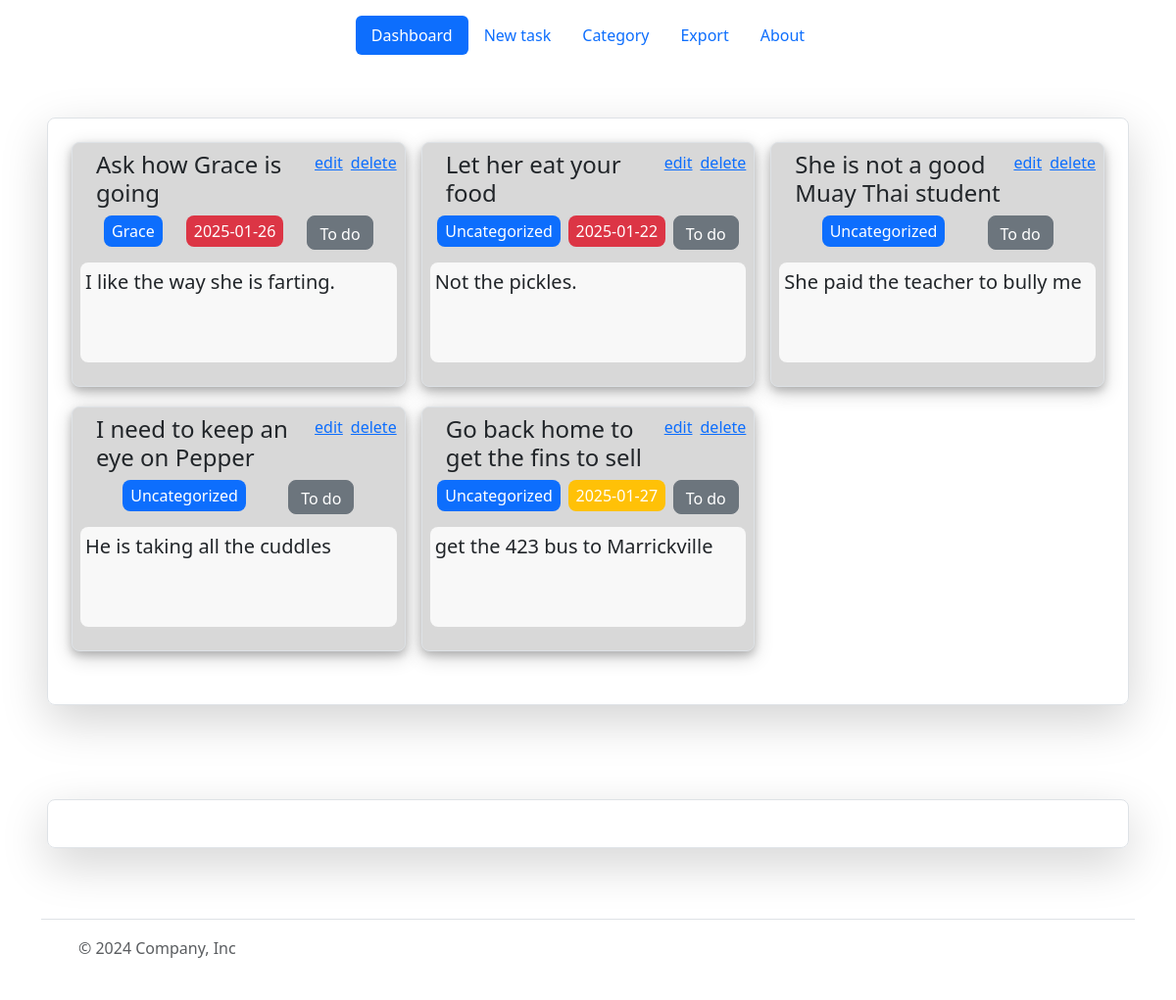
The page / on the database its author committed.
### main.py (models this page shows)
class Task(db.Model):
    __tablename__ = "task"  # Table name
    id: Mapped[int] = mapped_column(Integer, primary_key=True)
    title: Mapped[str] = mapped_column(String)
    category_id: Mapped[int] = mapped_column(Integer, db.ForeignKey("category.id"), nullable=True)
    date: Mapped[date] = mapped_column(Date, nullable=True)
    description: Mapped[str] = mapped_column(String, nullable=True)
    done: Mapped[bool] = mapped_column(Boolean, default=False)
    category: Mapped["Category"] = relationship("Category", back_populates="tasks")

class Category(db.Model):
    __tablename__ = "category"  # Table name
    id: Mapped[int] = mapped_column(Integer, primary_key=True)
    name: Mapped[str] = mapped_column(String, unique=True, nullable=False)
    tasks: Mapped[list["Task"]] = relationship("Task", back_populates="category")

### main.py (the view)
@app.route("/")
def home():
    result = db.session.execute(db.select(Task).order_by(Task.id))
    all_task = result.scalars().all()
    done_board = [[], [], []]  # col
    todo_board = [[], [], []]
    todo_row = 0
    todo_col = 0
    done_row = 0
    done_col = 0
    for task in all_task:
        if not task.done:
            todo_board[todo_col].append(task)
            todo_col += 1
            if todo_col == 3:
                todo_col = 0
                todo_row += 1
        else:
            done_board[done_col].append(task)
            done_col += 1
            if done_col == 3:
                done_col = 0
                done_row += 1
    today = datetime.date(datetime.today())
    print(today)
    return render_template("blackboard.html", todo_tasks=todo_board, done_tasks=done_board, today=today)

### templates/blackboard.html (shortened to what this page needs)
<!DOCTYPE html>
<html lang="en">
{% include "header.html" %}
{% macro display(col, board) %}
    {% for task in board[col] %}
        <div class="task d-flex flex-column border rounded-3 p-2">
            <div class="d-flex">
                <h4 class="ps-3 flex-grow-1">{{task.title}}</h4>
                <a class="mx-2" href="{{url_for('edit', task_id=task.id)}}">edit</a>
                <a class="" href="{{url_for('delete', task_id=task.id)}}">delete</a>
            </div>
            <div class="d-flex flex-row justify-content-evenly">
                <p class="info py-1 px-2 rounded-3 bg-primary">
                    {{ task.category.name if task.category else "Uncategorized" }}
                </p>
                {% if task.date != None %}
                    {% if task.date < today %}
                        <p class="info py-1 px-2 rounded-3 bg-danger">
                            {{task.date}}
                     {% elif task.date == today %}
                        <p class="info py-1 px-2 rounded-3 bg-warning">
                        {{task.date}}
                    {% else %}
                        <p class="info py-1 px-2 rounded-3 bg-secondary">
                            {{task.date}}
                    {% endif %}
                </p>
                {% endif %}
                {% if task.done == False %}
                    <form action="{{url_for('done', task_id=task.id)}}" method="GET">
                        <button type="submit" class="btn btn-secondary rounded-3" style="height:35px;">To do</button>
                    </form>
                {% else %}
                    <form action="{{url_for('done', task_id=task.id)}}" method="GET">
                        <button type="submit" class="btn btn-success rounded-3" style="height:35px;">Done</button>
                    </form>
                {% endif %}
            </div>
            <p class="description rounded-3 flex-grow-1 flex-shrink-1 lead">{{task.description}}</p>
        </div>
    {% endfor %}
{% endmacro %}
<body class="flex-column">
            <div class="whiteboard d-flex flex-row justify-content-evenly bd-highlight p-3 m-5 rounded-3 border shadow-lg">
                <div class="col d-flex flex-column m-2" >
                        {{ display(0, todo_tasks) }}
                    </div>
                    <div class="col d-flex flex-column m-2">
                        {{ display(1, todo_tasks) }}
                    </div>
                    <div class="col d-flex flex-column m-2">
                        {{ display(2, todo_tasks) }}
                    </div>
                </div>
            <div class="d-flex flex-row justify-content-evenly bd-highlight p-3 m-5 rounded-3 border shadow-lg">
            </div>
{% include "footer.html" %}
</body>
</html>

### static/myStyle.css (style rules this page uses)
.task { min-height:250px; box-shadow: 0 4px 8px 0 rgba(0, 0, 0, 0.2), 0 6px 20px 0 rgba(0, 0, 0, 0.19); background-color:#D8D8D8; margin-bottom:20px; }
.whiteboard { min-height: 75vh; }
.col { flex: 1 1 0; }
body { display: flex; justify-content: center; }
.description { background-color:#F8F8F8; padding:5px }
.info { color:white; }

### rows shown on the page
Task: title "Ask how Grace is going", category "Grace", date "2025-01-26", description "I like the way she is farting."
Task: title "I need to keep an eye on Pepper", category "Uncategorized", description "He is taking all the cuddles"
Task: title "Let her eat your food", category "Uncategorized", date "2025-01-22", description "Not the pickles."
Task: title "Go back home to get the fins to sell", category "Uncategorized", date "2025-01-27", description "get the 423 bus to Marrickville"
Task: title "She is not a good Muay Thai student", category "Uncategorized", description "She paid the teacher to bully me"
